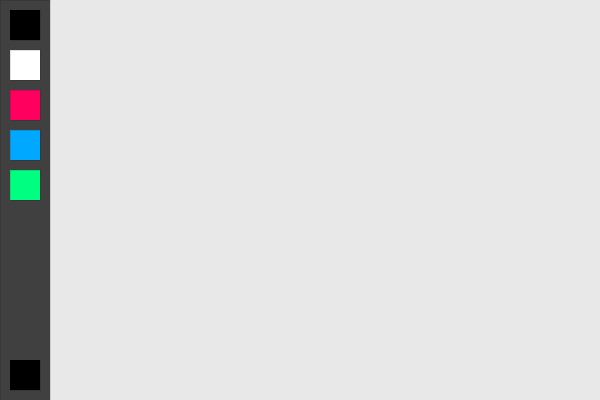
Frame 1 (no input)
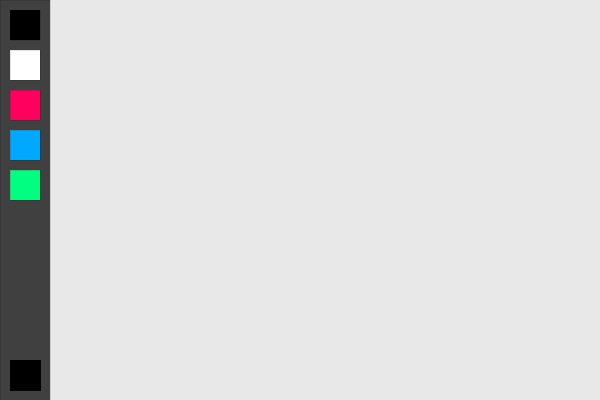
Frame 60 (the mouse pressed at the canvas centre just before this capture)
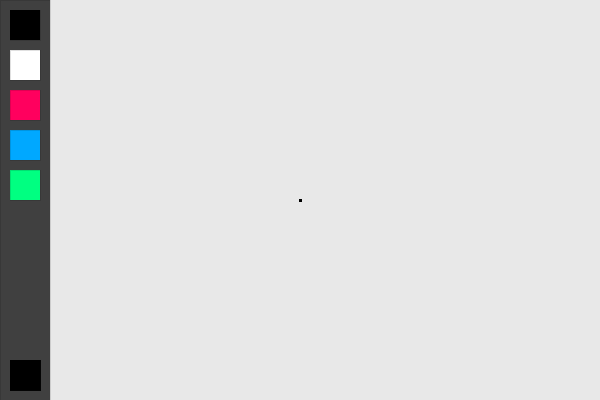
Frame 120 (the mouse held since frame 60 and released just before this capture)

The Processing sketch that drew these frames (run headless with seeded random() and noise(); from frame 60 on, the mouse is pressed at the canvas centre):

// Processing sketch: assignment_06_mission_02
// ── assignment_06_mission_02.pde
 //variables
 color brush = #000000;
 
 void setup() {
   //standard stuff
   size(600,400);
   background(#E8E8E8); //white-grey
   
   //side-bar
   strokeWeight(0);
   fill(#404040); //dark-grey
   rect(0,0,50,400);
   
   //colour buttons
   //black
   fill(#000000);
   rect(10,10,30,30);
   //white
   fill(#FFFFFF);
   rect(10,50,30,30);
   //red
   fill(#FF005E);
   rect(10,90,30,30);
   //blue
   fill(#00A8FF);
   rect(10,130,30,30);
   //green
   fill(#00FF81);
   rect(10,170,30,30);
 }
 
 void draw() {
   //color & size of brush
   stroke(brush);
   strokeWeight(3);
   
   //brush code
   if (mousePressed == true && mouseX > 50 && pmouseX > 50) {
    line(mouseX, mouseY, pmouseX, pmouseY);
   }
   
   //current colour
   strokeWeight(0);
   fill(brush);
   rect(10,360,30,30);
 }
 
 void mouseClicked() {
   if (mouseX > 10 && mouseX < 40 && mouseY > 10 && mouseY < 40) {
     brush = #000000; //BLACK
   } if (mouseX > 10 && mouseX < 40 && mouseY > 50 && mouseY < 80) {
     brush = #FFFFFF; //WHITE
   } if (mouseX > 10 && mouseX < 40 && mouseY > 90 && mouseY < 120) {
     brush = #FF005E; //RED
   } if (mouseX > 10 && mouseX < 40 && mouseY > 130 && mouseY < 160) {
     brush = #00A8FF; //BLUE
   } if (mouseX > 10 && mouseX < 40 && mouseY > 170 && mouseY < 200) {
     brush = #00FF81; //GREEN
   }
 }
